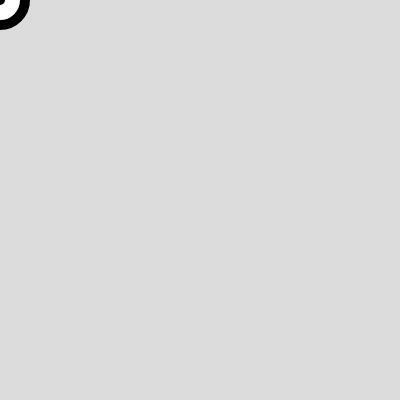
Frame 1 (no input)
Frame 60 (no input): blank canvas, image omitted
Frame 120 (the mouse pressed at the canvas centre since frame 60): blank canvas, image omitted

The p5.js sketch that drew this single still picture (run headless with seeded random() and noise() and a simulated clock; from frame 60 on, the mouse is pressed at the canvas centre):

// p5.js sketch
// ── sketch.js
let circleX;
let circleY;
let pointX;
let pointY;
let rX;
let rY;
let rlen;
let eX;
let eY;
let circleSpeed = 2;
let d = 50;

function setup() {
  createCanvas(400, 400);
  x = width / 2;
  y = height / 2;
  circleX = mouseX;
  circleY = mouseY;
  pointX = mouseX + random(20, 100);
  pointY = mouseY + random(20, 100);
  strokeWeight(10);

  //for at kunne genstarte spillet, bruges denne kode, som fortæller, at vi har kan genstarte vores sketch.
  // Plus den vi danner knapper.
  resetSkecth();
  var button = createButton("reset");
  button.mousePressed(resetSkecth);
  var button = createButton("pause");
  button.mousePressed(pauseSketch);
}
//Denne knap er beregnet til at genstarte spillet.
//Dette gøres ved at genstarte noget af setup bliver kørt igennem igen.
function resetSkecth() {
  x = width / 2;
  y = height / 2;
  circleX = mouseX;
  circleY = mouseY;
  pointX = mouseX + random(20, 100);
  pointY = mouseY + random(20, 100);
  strokeWeight(10);
}
//Mening med denne knap, er at pause spillet så man kan genstarte den.
//Men jeg har ikke fået den til at virke endnu.
function pauseSketch() {}

function draw() {
  background(220);
  circle(circleX, circleY, d);
  point(pointX, pointY);

  //step 1
  rX = pointX - circleX;
  rY = pointY - circleY;

  //step 2
  rlen = sqrt(rX ** 2 + rY ** 2);

  //step 3
  eX = (1 / rlen) * rX;
  eY = (1 / rlen) * rY;

  //step 4
  circleX += circleSpeed * eX;
  circleY += circleSpeed * eY;
}

//Dette stykke kode gør at i stedet for, at katten følger efter en så skal man kun bevæge musen.
function mouseMoved(event) {
  pointX = mouseX;
  pointY = mouseY;
}
